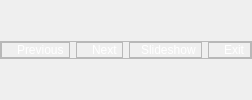
      <widget class="QWidget" name="Dy_Presentation">
       <property name="styleSheet">
        <string notr="true">QLabel {
    color: white;
}</string>
       </property>
       <layout class="QGridLayout" name="gridLayout_14">
        <property name="leftMargin">
         <number>0</number>
        </property>
        <property name="topMargin">
         <number>0</number>
        </property>
        <property name="rightMargin">
         <number>0</number>
        </property>
        <property name="bottomMargin">
         <number>0</number>
        </property>
        <property name="spacing">
         <number>0</number>
        </property>
        <item row="0" column="0" alignment="Qt::AlignHCenter|Qt::AlignVCenter">
         <widget class="QFrame" name="Dy_Presentation_frame">
          <property name="frameShape">
           <enum>QFrame::StyledPanel</enum>
          </property>
          <property name="frameShadow">
           <enum>QFrame::Raised</enum>
          </property>
          <layout class="QHBoxLayout" name="horizontalLayout_116">
           <property name="leftMargin">
            <number>0</number>
           </property>
           <property name="topMargin">
            <number>0</number>
           </property>
           <property name="rightMargin">
            <number>0</number>
           </property>
           <property name="bottomMargin">
            <number>0</number>
           </property>
           <item>
            <widget class="QFrame" name="PreviousSlide_2">
             <property name="sizePolicy">
              <sizepolicy hsizetype="Fixed" vsizetype="Fixed">
               <horstretch>0</horstretch>
               <verstretch>0</verstretch>
              </sizepolicy>
             </property>
             <property name="frameShape">
              <enum>QFrame::StyledPanel</enum>
             </property>
             <property name="frameShadow">
              <enum>QFrame::Raised</enum>
             </property>
             <layout class="QHBoxLayout" name="horizontalLayout_74">
              <property name="spacing">
               <number>6</number>
              </property>
              <property name="leftMargin">
               <number>2</number>
              </property>
              <property name="topMargin">
               <number>0</number>
              </property>
              <property name="rightMargin">
               <number>2</number>
              </property>
              <property name="bottomMargin">
               <number>0</number>
              </property>
              <item>
               <widget class="QLabel" name="Icon_57">
                <property name="maximumSize">
                 <size>
                  <width>50</width>
                  <height>25</height>
                 </size>
                </property>
                <property name="text">
                 <string/>
                </property>
                <property name="pixmap">
                 <pixmap resource="Tray.qrc">:/TrayIcon/Icons2/Dynamic hand gestures/3_22.png</pixmap>
                </property>
                <property name="scaledContents">
                 <bool>true</bool>
                </property>
               </widget>
              </item>
              <item>
               <widget class="QLabel" name="Text_57">
                <property name="sizePolicy">
                 <sizepolicy hsizetype="Fixed" vsizetype="Fixed">
                  <horstretch>0</horstretch>
                  <verstretch>0</verstretch>
                 </sizepolicy>
                </property>
                <property name="text">
                 <string>Previous </string>
                </property>
                <property name="textFormat">
                 <enum>Qt::MarkdownText</enum>
                </property>
                <property name="wordWrap">
                 <bool>true</bool>
                </property>
               </widget>
              </item>
             </layout>
            </widget>
           </item>
           <item>
            <widget class="QFrame" name="NextSlide_2">
             <property name="sizePolicy">
              <sizepolicy hsizetype="Fixed" vsizetype="Fixed">
               <horstretch>0</horstretch>
               <verstretch>0</verstretch>
              </sizepolicy>
             </property>
             <property name="frameShape">
              <enum>QFrame::StyledPanel</enum>
             </property>
             <property name="frameShadow">
              <enum>QFrame::Raised</enum>
             </property>
             <layout class="QHBoxLayout" name="horizontalLayout_75">
              <property name="spacing">
               <number>6</number>
              </property>
              <property name="leftMargin">
               <number>2</number>
              </property>
              <property name="topMargin">
               <number>0</number>
              </property>
              <property name="rightMargin">
               <number>2</number>
              </property>
              <property name="bottomMargin">
               <number>0</number>
              </property>
              <item>
               <widget class="QLabel" name="Icon_58">
                <property name="maximumSize">
                 <size>
                  <width>50</width>
                  <height>25</height>
                 </size>
                </property>
                <property name="text">
                 <string/>
                </property>
                <property name="pixmap">
                 <pixmap resource="Tray.qrc">:/TrayIcon/Icons2/Dynamic hand gestures/3_23.png</pixmap>
                </property>
                <property name="scaledContents">
                 <bool>true</bool>
                </property>
               </widget>
              </item>
              <item>
               <widget class="QLabel" name="Text_58">
                <property name="sizePolicy">
                 <sizepolicy hsizetype="Fixed" vsizetype="Fixed">
                  <horstretch>0</horstretch>
                  <verstretch>0</verstretch>
                 </sizepolicy>
                </property>
                <property name="text">
                 <string>Next </string>
                </property>
                <property name="wordWrap">
                 <bool>true</bool>
                </property>
               </widget>
              </item>
             </layout>
            </widget>
           </item>
           <item>
            <widget class="QFrame" name="Show_2">
             <property name="sizePolicy">
              <sizepolicy hsizetype="Fixed" vsizetype="Fixed">
               <horstretch>0</horstretch>
               <verstretch>0</verstretch>
              </sizepolicy>
             </property>
             <property name="frameShape">
              <enum>QFrame::StyledPanel</enum>
             </property>
             <property name="frameShadow">
              <enum>QFrame::Raised</enum>
             </property>
             <layout class="QHBoxLayout" name="horizontalLayout_73">
              <property name="spacing">
               <number>2</number>
              </property>
              <property name="leftMargin">
               <number>2</number>
              </property>
              <property name="topMargin">
               <number>0</number>
              </property>
              <property name="rightMargin">
               <number>2</number>
              </property>
              <property name="bottomMargin">
               <number>0</number>
              </property>
              <item>
               <widget class="QLabel" name="Icon_56">
                <property name="maximumSize">
                 <size>
                  <width>50</width>
                  <height>25</height>
                 </size>
                </property>
                <property name="text">
                 <string/>
                </property>
                <property name="pixmap">
                 <pixmap resource="Tray.qrc">:/TrayIcon/Icons2/Dynamic hand gestures/5_32-33.png</pixmap>
                </property>
                <property name="scaledContents">
                 <bool>true</bool>
                </property>
               </widget>
              </item>
              <item>
               <widget class="QLabel" name="Text_56">
                <property name="sizePolicy">
                 <sizepolicy hsizetype="Fixed" vsizetype="Fixed">
                  <horstretch>0</horstretch>
                  <verstretch>0</verstretch>
                 </sizepolicy>
                </property>
                <property name="font">
                 <font>
                  <pointsize>9</pointsize>
                 </font>
                </property>
                <property name="text">
                 <string>Slideshow </string>
                </property>
                <property name="wordWrap">
                 <bool>true</bool>
                </property>
               </widget>
              </item>
             </layout>
            </widget>
           </item>
           <item>
            <widget class="QFrame" name="Exit_2">
             <property name="sizePolicy">
              <sizepolicy hsizetype="Fixed" vsizetype="Fixed">
               <horstretch>0</horstretch>
               <verstretch>0</verstretch>
              </sizepolicy>
             </property>
             <property name="frameShape">
              <enum>QFrame::StyledPanel</enum>
             </property>
             <property name="frameShadow">
              <enum>QFrame::Raised</enum>
             </property>
             <layout class="QHBoxLayout" name="horizontalLayout_76">
              <property name="spacing">
               <number>6</number>
              </property>
              <property name="leftMargin">
               <number>2</number>
              </property>
              <property name="topMargin">
               <number>0</number>
              </property>
              <property name="rightMargin">
               <number>2</number>
              </property>
              <property name="bottomMargin">
               <number>0</number>
              </property>
              <item>
               <widget class="QLabel" name="Icon_59">
                <property name="maximumSize">
                 <size>
                  <width>50</width>
                  <height>25</height>
                 </size>
                </property>
                <property name="text">
                 <string/>
                </property>
                <property name="pixmap">
                 <pixmap resource="Tray.qrc">:/TrayIcon/Icons2/Dynamic hand gestures/2_20-21.png</pixmap>
                </property>
                <property name="scaledContents">
                 <bool>true</bool>
                </property>
               </widget>
              </item>
              <item>
               <widget class="QLabel" name="Text_59">
                <property name="sizePolicy">
                 <sizepolicy hsizetype="Fixed" vsizetype="Fixed">
                  <horstretch>0</horstretch>
                  <verstretch>0</verstretch>
                 </sizepolicy>
                </property>
                <property name="text">
                 <string>Exit </string>
                </property>
                <property name="wordWrap">
                 <bool>true</bool>
                </property>
               </widget>
              </item>
             </layout>
            </widget>
           </item>
          </layout>
         </widget>
        </item>
       </layout>
      </widget>
